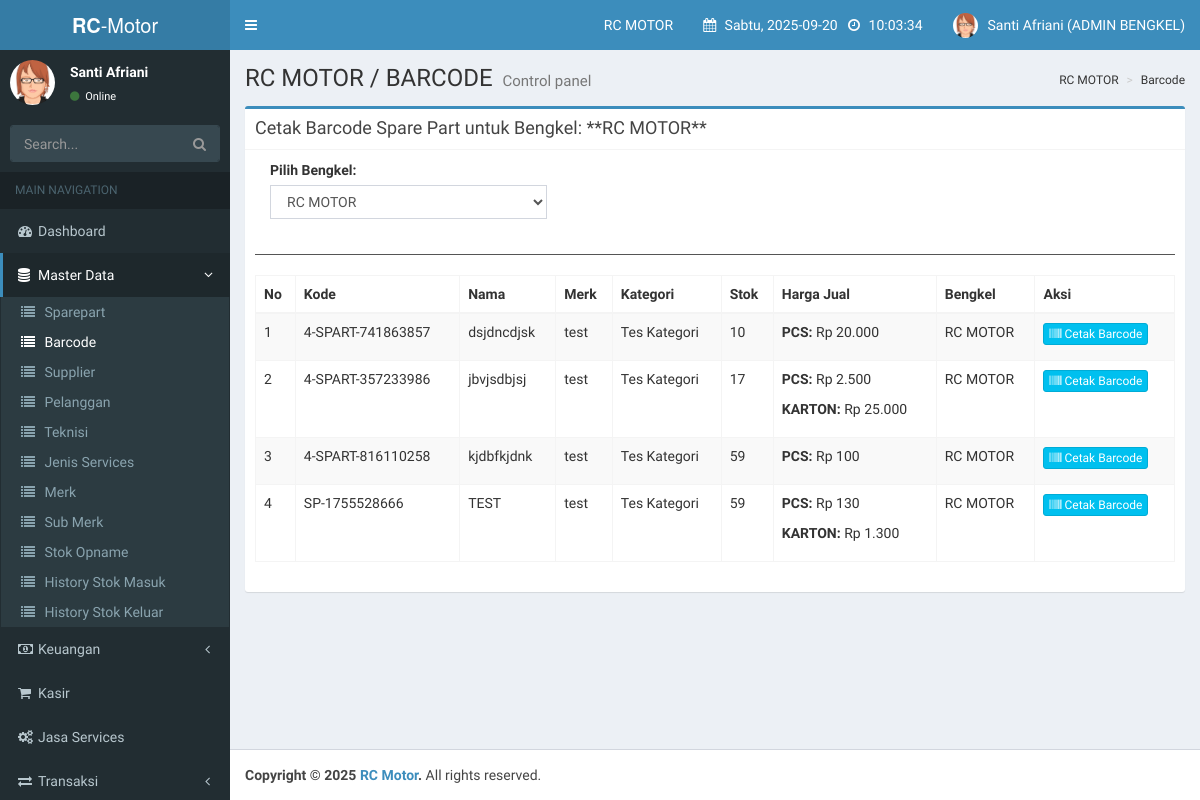
The app's page /index.php?page=barcode (signed in), older data.
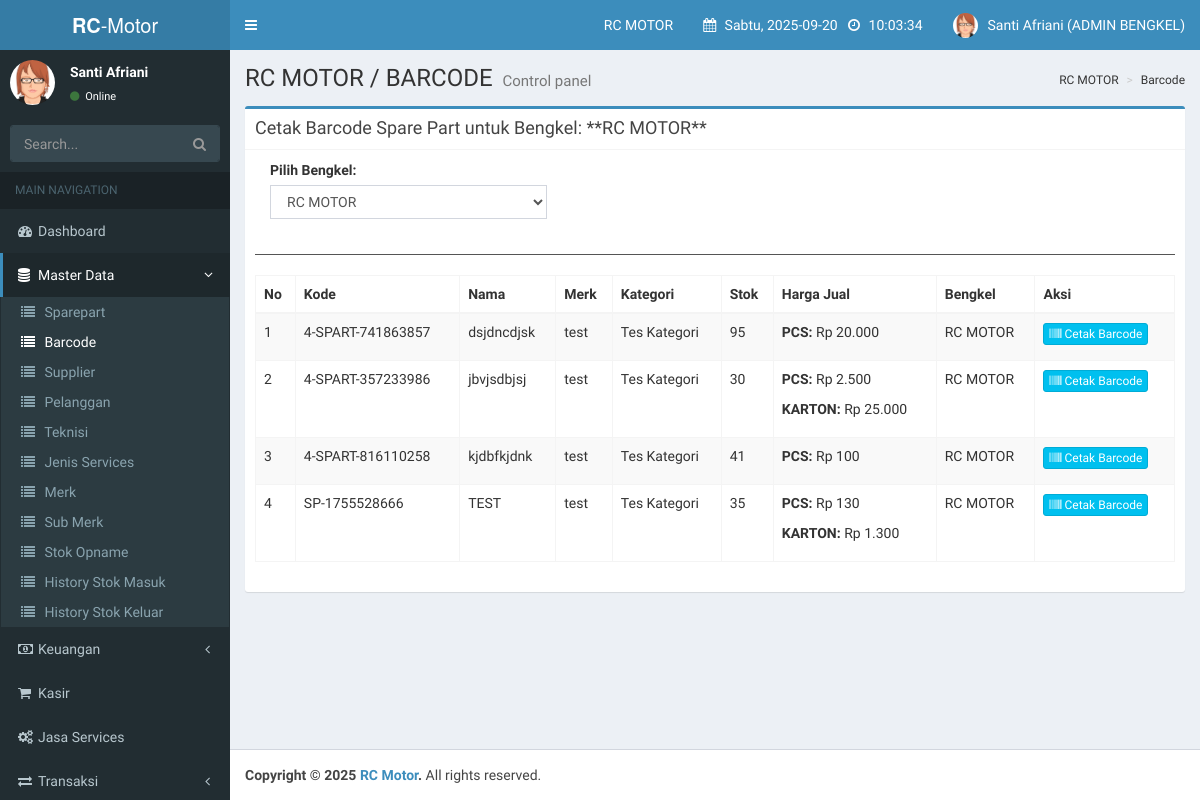
The same page, newer data.
### tables this page shows
CREATE TABLE `spareparts` (
  `id_sparepart` int(11) NOT NULL AUTO_INCREMENT,
  `kode_sparepart` varchar(50) NOT NULL,
  `nama_sparepart` varchar(255) NOT NULL,
  `kategori_id` int(11) NOT NULL,
  `merk_id` int(11) NOT NULL,
  `lokasi_rak` varchar(50) DEFAULT NULL,
  `harga_beli` decimal(15,2) NOT NULL,
  `satuan_beli_id` int(11) NOT NULL,
  `isi_per_pcs_beli` int(11) NOT NULL,
  `hpp_per_pcs` decimal(15,2) NOT NULL,
  `stok_pcs` int(11) NOT NULL,
  `stok_minimal` int(11) NOT NULL,
  `bengkel_id` int(11) NOT NULL,
  PRIMARY KEY (`id_sparepart`),
  UNIQUE KEY `kode_sparepart` (`kode_sparepart`),
  KEY `kategori_id` (`kategori_id`),
  KEY `merk_id` (`merk_id`),
  KEY `satuan_beli_id` (`satuan_beli_id`),
  KEY `bengkel_id` (`bengkel_id`),
  CONSTRAINT `spareparts_ibfk_1` FOREIGN KEY (`kategori_id`) REFERENCES `kategori_sparepart` (`id_kategori`),
  CONSTRAINT `spareparts_ibfk_2` FOREIGN KEY (`merk_id`) REFERENCES `merk_sparepart` (`id_merk`),
  CONSTRAINT `spareparts_ibfk_3` FOREIGN KEY (`satuan_beli_id`) REFERENCES `satuan` (`id_satuan`),
  CONSTRAINT `spareparts_ibfk_4` FOREIGN KEY (`bengkel_id`) REFERENCES `bengkels` (`id_bengkel`)
);

CREATE TABLE `merk_sparepart` (
  `id_merk` int(11) NOT NULL AUTO_INCREMENT,
  `nama_merk` varchar(100) NOT NULL,
  PRIMARY KEY (`id_merk`)
);

CREATE TABLE `kategori_sparepart` (
  `id_kategori` int(11) NOT NULL AUTO_INCREMENT,
  `nama_kategori` varchar(100) NOT NULL,
  PRIMARY KEY (`id_kategori`)
);

CREATE TABLE `bengkels` (
  `id_bengkel` int(11) NOT NULL AUTO_INCREMENT,
  `nama_bengkel` varchar(100) NOT NULL,
  `alamat` text DEFAULT NULL,
  `telepon` varchar(20) DEFAULT NULL,
  `owner_id` int(11) DEFAULT NULL,
  `status` enum('aktif','non_aktif') NOT NULL DEFAULT 'aktif',
  `created_at` timestamp NOT NULL DEFAULT current_timestamp(),
  `updated_at` timestamp NOT NULL DEFAULT current_timestamp() ON UPDATE current_timestamp(),
  PRIMARY KEY (`id_bengkel`),
  KEY `fk_bengkels_owner` (`owner_id`),
  CONSTRAINT `fk_bengkels_owner` FOREIGN KEY (`owner_id`) REFERENCES `users` (`id_user`) ON DELETE SET NULL
);

### pages/admin_bengkel/barcode.php (the view, shortened to what the changed rows need)
<?php
$user_role = get_user_role();
$accessible_bengkel_ids = [];
if ($user_role === 'owner_bengkel') {
    $owner_id = $_SESSION['id_user'];
    $query_bengkel_ids = mysqli_query($conn, "SELECT id_bengkel FROM bengkels WHERE owner_id = '$owner_id'");
    while ($row = mysqli_fetch_assoc($query_bengkel_ids)) {
        $accessible_bengkel_ids[] = $row['id_bengkel'];
    }
} else if ($user_role === 'admin_bengkel') {
    $user_id = $_SESSION['id_user'];
    $query_bengkel_admin = mysqli_query($conn, "SELECT bengkel_id FROM users WHERE id_user = '$user_id'");
    if ($row = mysqli_fetch_assoc($query_bengkel_admin)) {
        $accessible_bengkel_ids[] = $row['bengkel_id'];
    }
}
$bengkel_ids_string = "'" . implode("','", $accessible_bengkel_ids) . "'";
$query_bengkels = mysqli_query($conn, "SELECT id_bengkel, nama_bengkel FROM bengkels WHERE id_bengkel IN ($bengkel_ids_string) ORDER BY nama_bengkel ASC");
$bengkels = [];
while ($row = mysqli_fetch_assoc($query_bengkels)) {
    $bengkels[] = $row;
}
$selected_bengkel_id = $_GET['id_bengkel'] ?? ($bengkels[0]['id_bengkel'] ?? null);
?>
<div class="row">
    <div class="col-xs-12">
        <div class="box box-primary">
            <div class="box-body">
                <div class="table-responsive">
                    <table class="table table-bordered table-striped" id="dataTable">
                        <thead>
                            <tr>
                                <th>No</th>
                                <th>Kode</th>
                                <th>Nama</th>
                                <th>Merk</th>
                                <th>Kategori</th>
                                <th>Stok</th>
                                <th>Harga Jual</th>
                                <th>Bengkel</th>
                                <th>Aksi</th>
                            </tr>
                        </thead>
                        <tbody>
                            <?php
                            $no = 1;
                            $sql_where = "WHERE sp.bengkel_id IN ($bengkel_ids_string)";
                            if ($selected_bengkel_id) {
                                $sql_where = "WHERE sp.bengkel_id = '$selected_bengkel_id'";
                            }
                            $query_spareparts = mysqli_query($conn, "SELECT sp.*, b.nama_bengkel, k.nama_kategori, m.nama_merk FROM spareparts sp JOIN bengkels b ON sp.bengkel_id = b.id_bengkel JOIN kategori_sparepart k ON sp.kategori_id = k.id_kategori JOIN merk_sparepart m ON sp.merk_id = m.id_merk $sql_where ORDER BY sp.nama_sparepart ASC");
                            if (mysqli_num_rows($query_spareparts) > 0) {
                                while ($data_part = mysqli_fetch_assoc($query_spareparts)) {
                                    $query_harga_jual = mysqli_query($conn, "SELECT hj.*, s.nama_satuan FROM harga_jual_sparepart hj JOIN satuan s ON hj.satuan_jual_id = s.id_satuan WHERE hj.sparepart_id = '{$data_part['id_sparepart']}' ORDER BY hj.tipe_harga ASC");
                                    $harga_jual_data = [];
                                    while ($hj_row = mysqli_fetch_assoc($query_harga_jual)) {
                                        $harga_jual_data[] = $hj_row;
                                    }
                            ?>
                                    <tr>
                                        <td><?= $no++; ?></td>
                                        <td><?= htmlspecialchars($data_part['kode_sparepart']); ?></td>
                                        <td><?= htmlspecialchars($data_part['nama_sparepart']); ?></td>
                                        <td><?= htmlspecialchars($data_part['nama_merk']); ?></td>
                                        <td><?= htmlspecialchars($data_part['nama_kategori']); ?></td>
                                        <td><?= htmlspecialchars($data_part['stok_pcs']); ?></td>
                                        <td>
                                            <?php foreach ($harga_jual_data as $hj): ?>
                                                <p><strong><?= htmlspecialchars($hj['nama_satuan']); ?>:</strong> Rp <?= number_format($hj['harga_jual'], 0, ',', '.'); ?></p>
                                            <?php endforeach; ?>
                                        </td>
                                        <td><?= htmlspecialchars($data_part['nama_bengkel']); ?></td>
                                        <td>
                                            <button class="btn btn-info btn-xs btn-cetak-barcode"
                                                data-id="<?= $data_part['id_sparepart']; ?>"
                                                data-kode="<?= htmlspecialchars($data_part['kode_sparepart']); ?>"
                                                data-nama="<?= htmlspecialchars($data_part['nama_sparepart']); ?>"
                                                data-harga-jual='<?= json_encode($harga_jual_data); ?>'>
                                                <i class="fa fa-barcode"></i> Cetak Barcode
                                            </button>
                                        </td>
                                    </tr>
                            <?php
                                }
                            } ?>
                        </tbody>
                    </table>
                </div>
            </div>
        </div>
    </div>
</div>

Row changes from the older to the newer data that the page shows:
changed spareparts "4-SPART-741863857": stok_pcs "10" → "95"
changed spareparts "4-SPART-357233986": stok_pcs "17" → "30"
changed spareparts "4-SPART-816110258": stok_pcs "59" → "41"
changed spareparts "SP-1755528666": stok_pcs "59" → "35"
